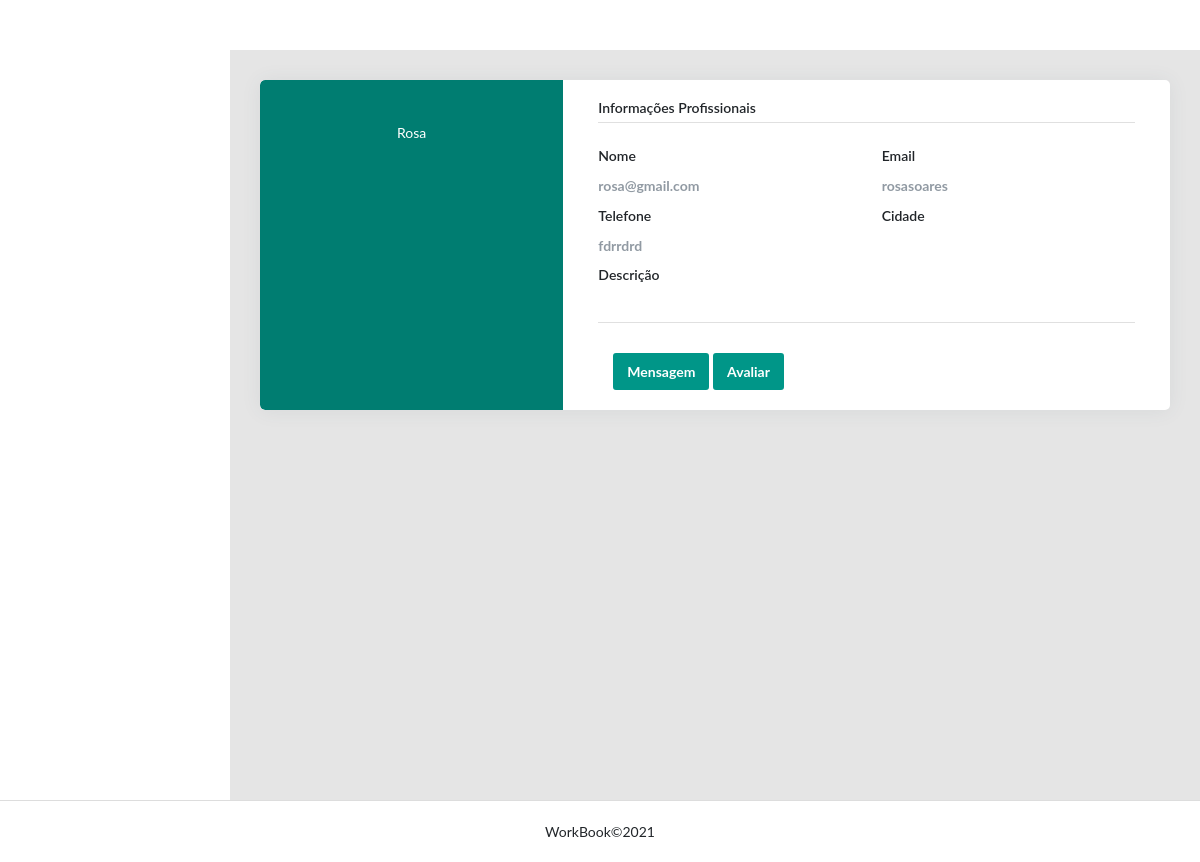
Before: /rosasoares with the older database file.
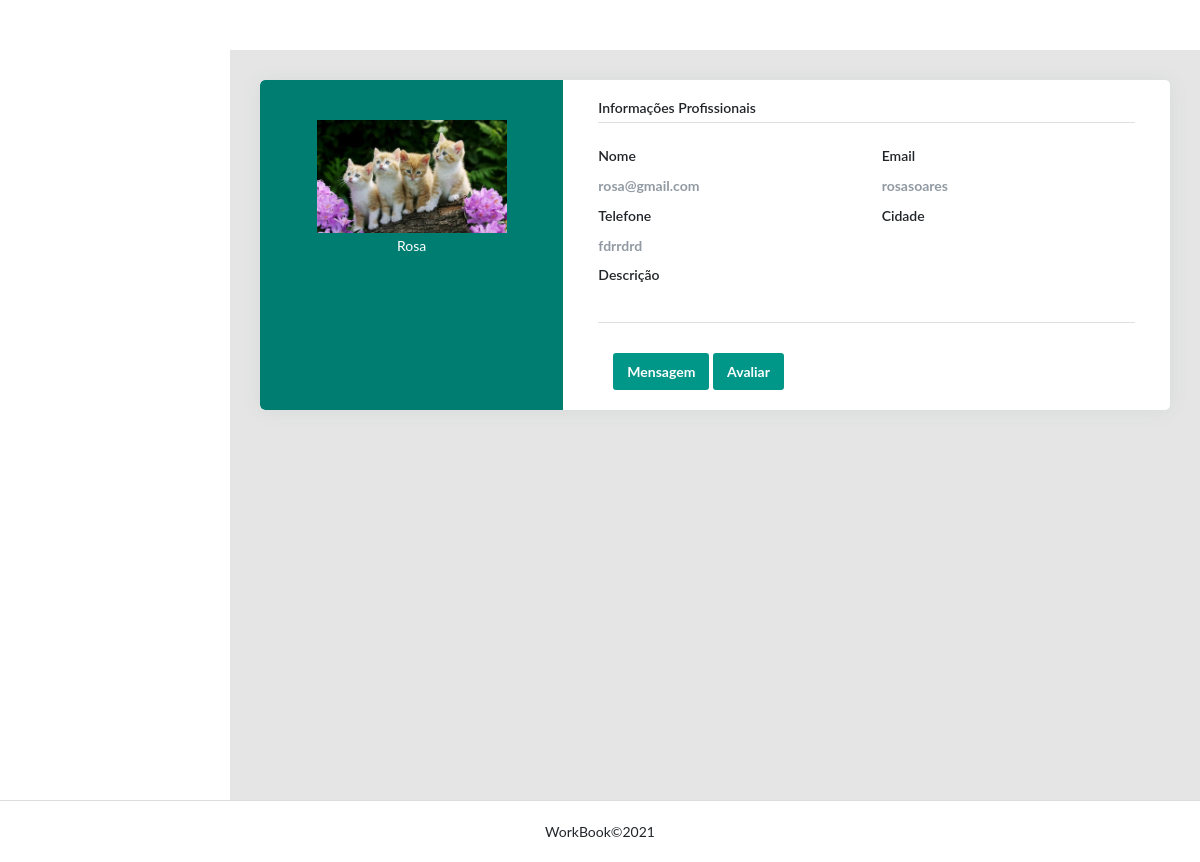
After: the same page with the newer database file.
### usuario/models.py (models this page shows, shortened)
class Perfil(models.Model):
    first_name = models.CharField('first_name ', max_length=250)
    telefone = models.CharField('telefone', max_length=15)
    profissao = models.CharField('Profissao',max_length=250)
    categoria = models.ManyToManyField(Categoria)
    slug = models.SlugField('Atalho', unique=True, blank=True, null=True)
    descricao = models.CharField('descricao', max_length=250)
    imagem = models.ImageField(upload_to='fotos/%Y/%m/', blank=True, null=True)
    cidade = models.CharField('cidade', max_length=40)
    rua = models.CharField('rua', max_length=60)
    uf = models.CharField('uf', max_length=2)
    bairro = models.CharField('cidade', max_length=40)
    cep = models.CharField('cep', max_length=10)
    user = models.OneToOneField(to=settings.AUTH_USER_MODEL, on_delete=models.CASCADE, related_name='profile')
    """def clean(self):
       model = self.__class__
       if model.objects.count() > 0 and self.user_id != model.objects.get().user_id:
            raise ValidationError("Você já tem um perfil cadastrado.")"""
    class Meta:
        verbose_name = 'Perfil'
        verbose_name_plural = 'Perfis'
        ordering = ['id']

class Usuario(AbstractUser):
    imagem = models.ImageField(upload_to='fotosperfil/%Y/%m/', blank=True, null=True)
    is_staff = models.BooleanField(default=1)
    is_superuser = models.BooleanField(default=1)
    is_active = models.BooleanField(default=True)
    LOAN_STATUS = (
        ('profissional', 'Profissional'),
        ('cliente', 'Cliente'),
    )
    status = models.CharField(max_length=15, choices=LOAN_STATUS, blank=True)
    class Meta:
        db_table = 'usuario'
        verbose_name = 'Usuario'
        verbose_name_plural = 'Usuario'

### usuario/views.py (the view)
# urls.py: path('<slug>', views.DetalhesProfissional.as_view(), name='detalhesProfissional'),
class DetalhesProfissional(DetailView,LoginRequiredMixin):
    model = models.Perfil
    template_name = 'usuario/detalhesProfissional.html'
    context_object_name = 'perfil'
    slug_id_url_kwarg = 'slug'

### usuario/templates/usuario/detalhesProfissional.html (shortened to what this page needs)
{% extends 'base.html' %}
{% block content %}
<main class="app-content">
    <div class="row">
        <div class="col-lg-12">
            <div class="card user-card-full">
                <div class="row m-l-0 m-r-0">
                    <div class="col-sm-4 bg-c-lite-green user-profile">
                        <div class="card-block text-center text-white">
                            <div class="m-b-55">
                                {% if perfil.imagem %}
                                <img src="{{ perfil.imagem.url }}" class="img-fluid"  alt="User-Profile-Image"
                                style="max-width: 190px; height: auto">
                                 {% endif %}
                            </div>
                            <p>{{ perfil.first_name }}</p>
                        </div>
                    </div>
                    <div class="col-sm-8">
                        <div class="card-block">
                            <h6 class="m-b-20 p-b-5 b-b-default f-w-600">Informações Profissionais</h6>
                                  <div class="row">
                                        <div class="col-sm-6">
                                            <p class="m-b-10 f-w-600">Nome</p>
                                            <h6 class="text-muted f-w-400">{{ perfil.user.email}}</h6>
                                        </div>
                                        <div class="col-sm-6">
                                            <p class="m-b-10 f-w-600">Email</p>
                                            <h6 class="text-muted f-w-400">{{ perfil.user.username }}</h6>
                                        </div>
                                        <div class="col-sm-6">
                                            <p class="m-b-10 f-w-600">Telefone</p>
                                            <h6 class="text-muted f-w-400">{{ perfil.profissao }}</h6>
                                        </div>
                                        <div class="col-sm-6">
                                            <p class="m-b-10 f-w-600">Cidade</p>
                                        </div>
                                        <div class="col-sm-6">
                                            <p class="m-b-10 f-w-600">Descrição</p>
                                        </div>
                                    </div>
                            <h6 class="m-b-20 m-t-40 p-b-5 b-b-default f-w-600"></h6>
                            <div class="row">
                                <div class="col-sm-6">
                                    <div class="col">
                                        <a class="btn btn-primary block"
                                           href="{% url 'listarMensagem' perfil.user.id %}">Mensagem</a>
                                        <a class="btn btn-primary block"
                                           href="#">Avaliar</a>
                                    </div>
                                </div>
                            </div>
                        </div>
                    </div>
                </div>
            </div>
        </div>
    </div>
</main>
{% endblock %}

### templates/base.html (shortened to what this page needs)
<!DOCTYPE html>
<html lang="en">
<head>
    {% include 'parciais/head.html' %}
</head>
<body>
{% block content %} {% endblock %}
{% include 'parciais/footer.html' %}
</body>
</html>

### templates/parciais/head.html (shortened to what this page needs)
{% load static %}
<html lang="en">
<head>
    <link rel="stylesheet" type="text/css" href="{% static 'css/main.css'%}">
    <link rel="stylesheet" type="text/css"
          href="https://maxcdn.bootstrapcdn.com/font-awesome/4.7.0/css/font-awesome.min.css">
</head>
<body class="app sidebar-mini">
</body>
</html>

### templates/parciais/footer.html (shortened to what this page needs)
{% load static %}
<footer class="landing-footer"><b></b><a target="_blank" rel="noopener">WorkBook&copy;2021</a></footer>

Changed rows visible on the page:
changed Perfil "Rosa": imagem: picture added
